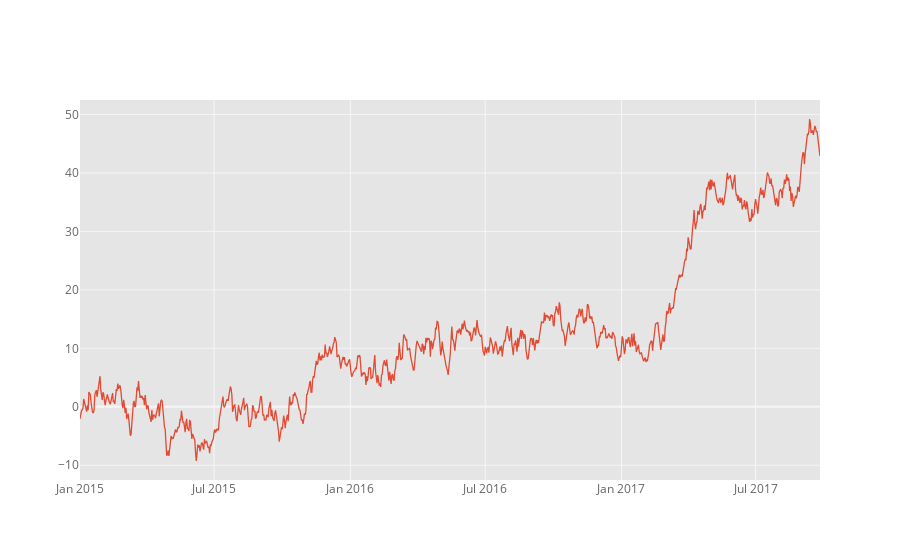

Notebook source saved alongside this figure:
### Markdown cell above
The `iplot` method on Series and DataFrame is wrapper of Plotly's `plot` method

### Code cell
# Cufflinks can generate random data for different shapes
# Let's generate a single line with 1000 points
cf.datagen.lines(1,1000).iplot()

### Figure 1 — Plotly figure (JSON) as saved in the notebook; plotly's stock layout.template omitted (floating-point values rounded to 4 significant figures; data arrays with more than 128 entries replaced by an {"elided": "..."} marker saying what was removed)
{"data": [{"line": {"color": "rgba(226, 74, 51, 1.0)", "dash": "solid", "shape": "linear", "width": 1.3}, "mode": "lines", "name": "RPQ.WY", "text": "", "type": "scatter", "x": {"elided": "1000 str values"}, "y": {"elided": "1000 float values"}}], "layout": {"legend": {"bgcolor": "#FFFFFF", "font": {"color": "#666666"}}, "paper_bgcolor": "#FFFFFF", "plot_bgcolor": "#E5E5E5", "title": {"font": {"color": "#151516"}, "x": 0.5}, "xaxis": {"gridcolor": "#F6F6F6", "showgrid": true, "tickfont": {"color": "#666666"}, "title": {"font": {"color": "#666666"}, "text": ""}, "zerolinecolor": "#F6F6F6"}, "yaxis": {"gridcolor": "#F6F6F6", "showgrid": true, "tickfont": {"color": "#666666"}, "title": {"font": {"color": "#666666"}, "text": ""}, "zerolinecolor": "#F6F6F6"}}}
